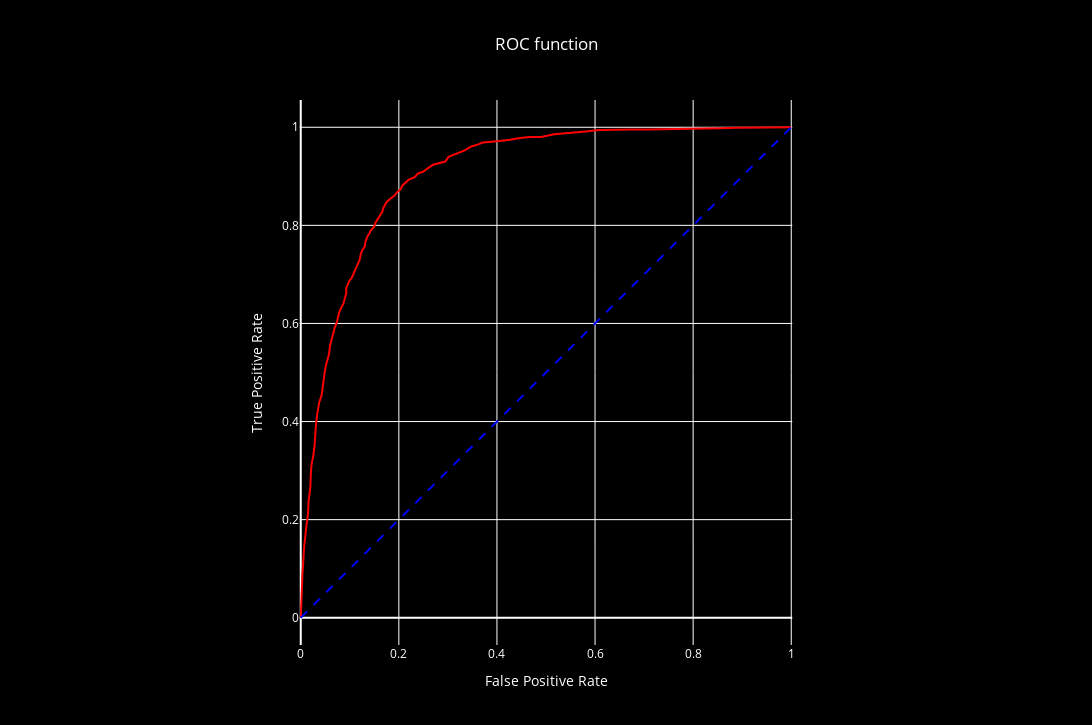

Notebook code cell kept with this figure:
### Code cell
from sklearn.metrics import roc_curve, roc_auc_score
import plotly.express as px

fig = px.line(results_df,
    x="FPR",
    y="TPR",
    title='ROC function',
)

fig.update_traces(line=dict(color="red", width=2))

fig.add_shape(
    type="line",
    x0=0, y0=0, x1=1, y1=1,
    line=dict(color="blue", width=2, dash="dash"),
    name="Random Classifier"
)

fig.update_layout(
    width=1300,
    height=725,
    title_x=0.5,
    plot_bgcolor='black',
    paper_bgcolor='black',
    font_color='white',
    xaxis_title='False Positive Rate',
    yaxis_title='True Positive Rate',
)

fig.update_yaxes(scaleanchor="x", scaleratio=1)
fig.update_xaxes(constrain='domain')

fig.show()


fpr, tpr, thresholds = roc_curve(y_test, y_proba, pos_label="yes")
roc_auc = roc_auc_score(y_test, y_proba)


print("FPR:", fpr[:10])
print("TPR:", tpr[:10])
print("Progi:", thresholds[:10])
print('Accuracy', roc_auc)

### Figure 1 — Plotly figure (JSON) as saved in the notebook; plotly's stock layout.template omitted (floating-point values rounded to 4 significant figures)
{"data": [{"hovertemplate": "FPR=%{x}<br>TPR=%{y}<extra></extra>", "legendgroup": "", "line": {"color": "red", "dash": "solid", "width": 2}, "marker": {"symbol": "circle"}, "mode": "lines", "name": "", "orientation": "v", "showlegend": false, "type": "scatter", "x": [1.0, 0.9974, 0.9736, 0.9353, 0.8911, 0.8545, 0.8204, 0.7796, 0.7421, 0.7055, 0.6774, 0.6383, 0.6077, 0.5813, 0.5506, 0.5166, 0.4902, 0.4672, 0.4468, 0.4264, 0.4, 0.3898, 0.3711, 0.3617, 0.3464, 0.3345, 0.3183, 0.3013, 0.2945, 0.28, 0.2698, 0.2596, 0.2494, 0.2383, 0.2332, 0.2204, 0.2145, 0.2068, 0.2034, 0.1974, 0.1923, 0.1906, 0.1838, 0.1753, 0.1719, 0.1685, 0.166, 0.1626, 0.1574, 0.1523, 0.1498, 0.1447, 0.1421, 0.1404, 0.1362, 0.1319, 0.1302, 0.126, 0.1226, 0.12, 0.1157, 0.1132, 0.1089, 0.1038, 0.09872, 0.09447, 0.09277, 0.09277, 0.08936, 0.08681, 0.08255, 0.0783, 0.07574, 0.07319, 0.06894, 0.06638, 0.06383, 0.05957, 0.05787, 0.05447, 0.05106, 0.04851, 0.04681, 0.04426, 0.04255, 0.03745, 0.03404, 0.03319, 0.03064, 0.02979, 0.02809, 0.02553, 0.02213, 0.02043, 0.01957, 0.01617, 0.01447, 0.01106, 0.006809, 0.003404, 0.0], "xaxis": "x", "y": [1.0, 1.0, 1.0, 0.9991, 0.9991, 0.9981, 0.9972, 0.9972, 0.9962, 0.9953, 0.9953, 0.9943, 0.9943, 0.9915, 0.9887, 0.9858, 0.9802, 0.9802, 0.9783, 0.9745, 0.9716, 0.9707, 0.9688, 0.965, 0.9603, 0.9527, 0.9461, 0.9395, 0.9301, 0.9253, 0.9234, 0.9168, 0.9093, 0.9055, 0.8989, 0.8932, 0.8875, 0.8809, 0.8733, 0.8686, 0.862, 0.8601, 0.8554, 0.8478, 0.8422, 0.8355, 0.827, 0.8214, 0.8147, 0.8053, 0.7977, 0.7921, 0.7883, 0.7845, 0.7779, 0.7665, 0.7561, 0.7505, 0.742, 0.7297, 0.7202, 0.7127, 0.7023, 0.6928, 0.6862, 0.6767, 0.672, 0.6616, 0.6512, 0.6399, 0.6323, 0.6229, 0.6115, 0.6011, 0.5907, 0.5803, 0.5652, 0.5539, 0.5388, 0.5284, 0.5132, 0.4981, 0.483, 0.465, 0.4537, 0.4386, 0.4225, 0.4121, 0.3894, 0.3696, 0.3497, 0.3299, 0.3129, 0.2921, 0.2656, 0.2401, 0.2089, 0.1843, 0.1427, 0.0879, 0.0], "yaxis": "y"}], "layout": {"font": {"color": "white"}, "height": 725, "legend": {"tracegroupgap": 0}, "paper_bgcolor": "black", "plot_bgcolor": "black", "shapes": [{"line": {"color": "blue", "dash": "dash", "width": 2}, "name": "Random Classifier", "type": "line", "x0": 0, "x1": 1, "y0": 0, "y1": 1}], "title": {"text": "ROC function", "x": 0.5}, "width": 1300, "xaxis": {"anchor": "y", "constrain": "domain", "domain": [0, 1], "title": {"text": "False Positive Rate"}}, "yaxis": {"anchor": "x", "domain": [0, 1], "scaleanchor": "x", "scaleratio": 1, "title": {"text": "True Positive Rate"}}}}
